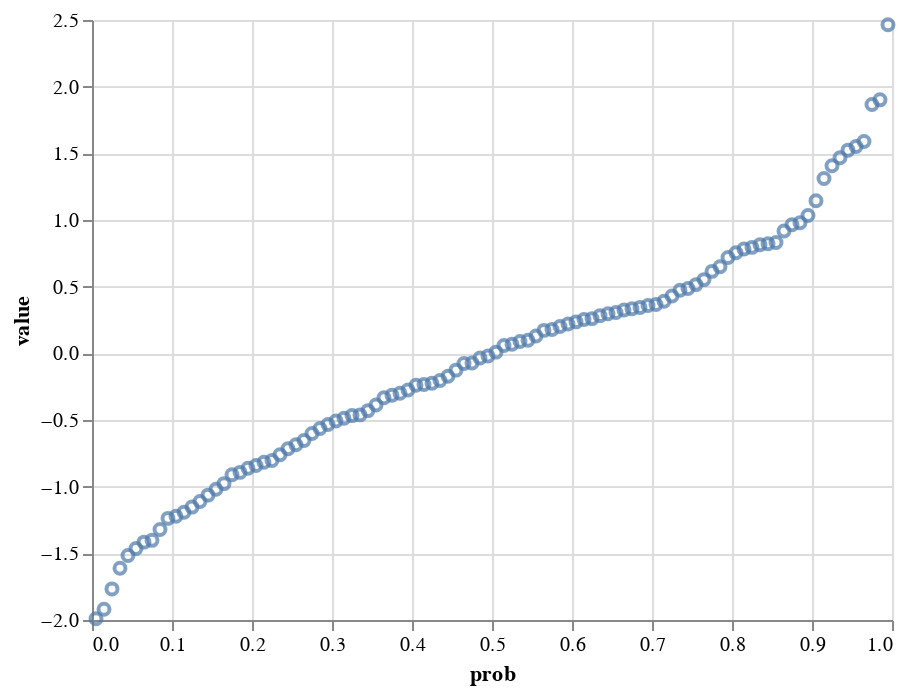

The notebook cell saved with this chart:
### Code cell
# @title Quantile
np.random.seed(42)
df = pd.DataFrame({'x': np.random.randn(200)})

alt.Chart(df).transform_quantile(
    'x', step=0.01
).mark_point().encode(
    x='prob:Q',
    y='value:Q'
)

### Figure 1 — Vega-Lite specification as saved in the notebook (floating-point values rounded to 4 significant figures; data arrays with more than 128 entries replaced by an {"elided": "..."} marker saying what was removed)
{"config": {"view": {"continuousWidth": 400, "continuousHeight": 300}}, "data": {"name": "data-c83ce6c4f9db0b31888c500aca3cdf77"}, "mark": "point", "encoding": {"x": {"field": "prob", "type": "quantitative"}, "y": {"field": "value", "type": "quantitative"}}, "transform": [{"quantile": "x", "step": 0.01}], "$schema": "https://vega.github.io/schema/vega-lite/v4.17.0.json", "datasets": {"data-c83ce6c4f9db0b31888c500aca3cdf77": {"elided": "200 records"}}}
